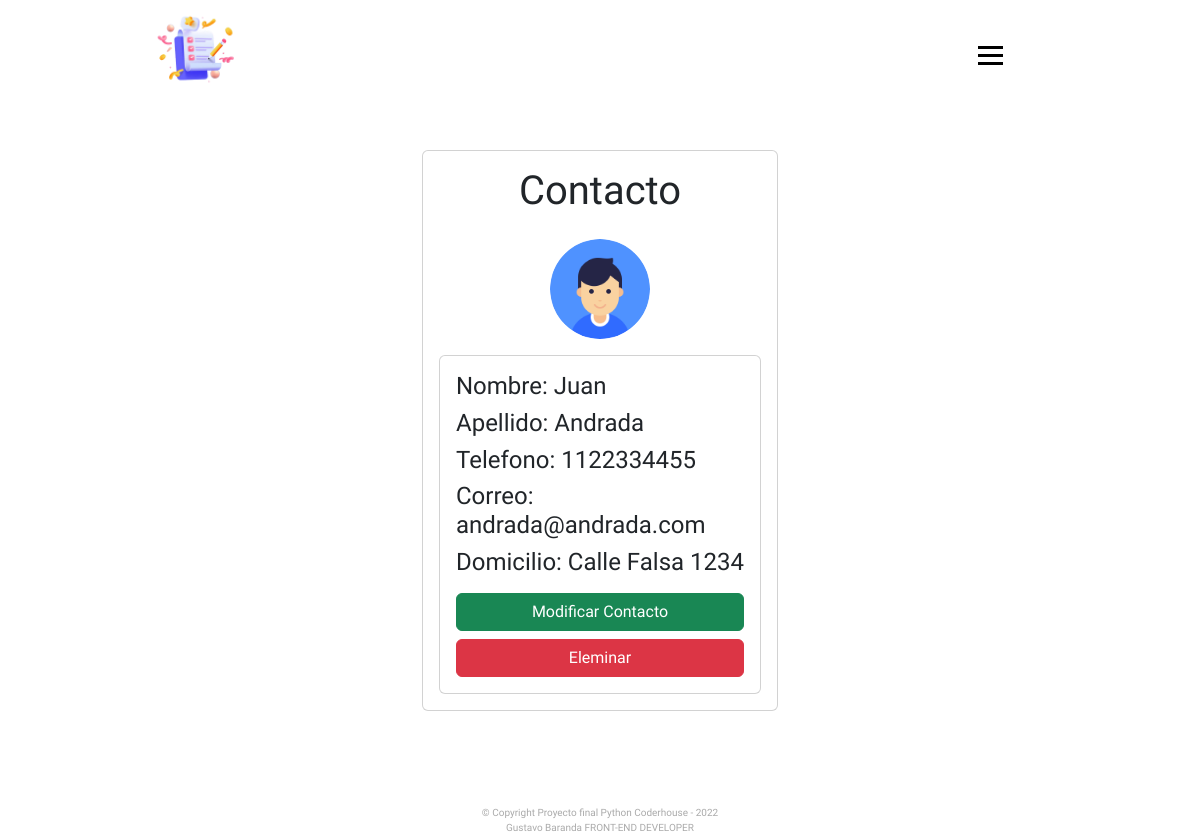
/list_of_contact/4/ (signed in), run on the app's committed database.
### App/models.py (models this page shows, shortened)
class List_of_contact(models.Model):
    name = models.CharField( max_length = 100 )
    last_name = models.CharField( max_length = 100)
    phone = models.IntegerField()
    adress = models.CharField( max_length = 100, blank = True )
    email = models.CharField( max_length= 100, blank = True )
    user = models.ForeignKey( User, on_delete = models.CASCADE )
    image_contact = models.ImageField( default = 'user.png')

### App/views.py (the view, shortened to what this page needs)
# urls.py: path('list_of_contact/<int:contact_id>/', contact, name='contact'),
def contact(request, contact_id):
    if request.method == 'GET':
        contact = get_object_or_404( List_of_contact, pk=contact_id, user = request.user )
        return render(request, 'App/contact.html', {
            'contact' : contact,
        })

### App/templates/App/contact.html (shortened to what this page needs)
{% extends 'App/base.html' %}
{% block content %}
<main class="container main">
    <div class="row">
        <div class="col-md-4 offset-md-4">
            <div class="card card-body">
                <h1 class="text-center pb-2">Contacto</h1>
                <img src="{{ contact.image_contact.url }}" style="width: 100px; margin: 0 auto; border-radius: 50%;" class="mt-2 mb-3">
                <div class="card card-body">
                    <h4>Nombre: {{contact.name}}</h4>
                    <h4>Apellido: {{contact.last_name}}</h4>
                    <h4>Telefono: {{contact.phone}}</h4>
                    <h4>Correo: {{contact.email}}</h4>
                    <h4>Domicilio: {{ contact.adress }} </h4>
                    <a href="{% url 'list_of_contact_detail' contact.id %}" class="btn btn-success mt-2">Modificar Contacto</a>
                    <form action="{% url 'delete_contact' contact.id %}" method="POST">
                        <button class="btn btn-danger w-100 mt-2">Eleminar</button>
                    </form>
                </div>
            </div>
        </div>
    </div>
</main>
{% endblock %}

### App/static/css/style.css (style rules this page uses)
* { padding: 0; margin: 0; text-decoration: none !important; box-sizing: border-box; font-family: Heebo; scroll-behavior: smooth; }
body { width: 100%; min-height: 100vh; }
.main { padding-top: 150px; min-height: 100vh; }

### data on the page
List_of_contact: image_contact (placeholder picture), name "Juan", last_name "Andrada", phone "1122334455", email "andrada@andrada.com", adress "Calle Falsa 1234"
